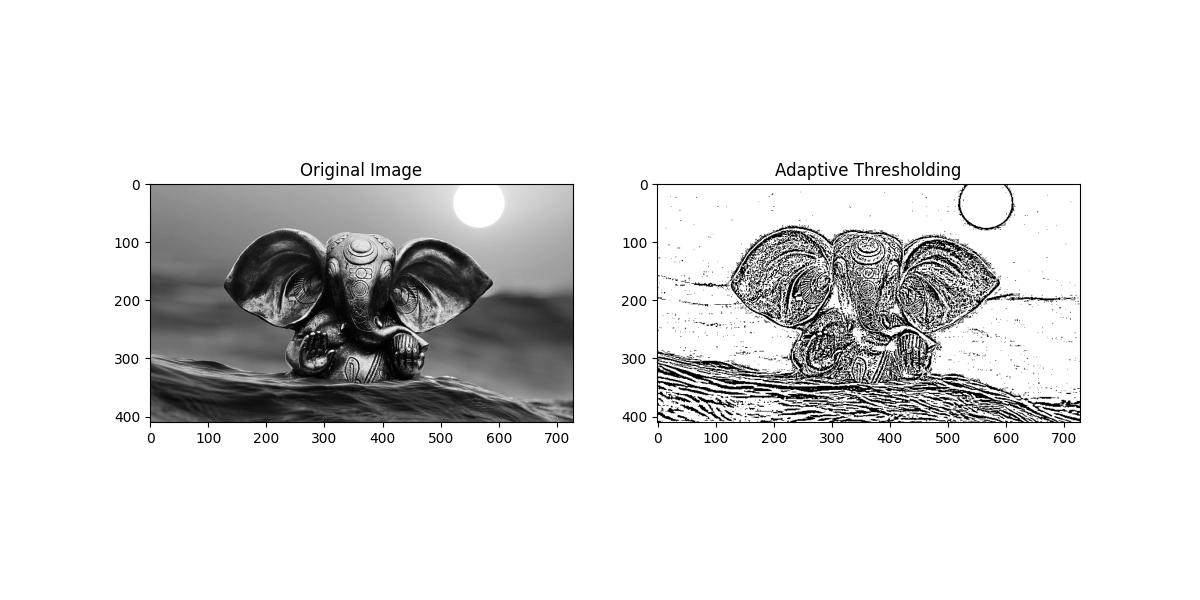

Python code for this plot:
import cv2
import numpy as np
import matplotlib.pyplot as plt

# Load the input image in grayscale
image = cv2.imread(r"/Users/chrisnikky/Downloads/helo.jpeg", cv2.IMREAD_GRAYSCALE)

# Check if the image is loaded correctly
if image is None:
    print("Error: Could not open or find the image.")
else:
    
    binary_image = cv2.adaptiveThreshold(image, 255, cv2.ADAPTIVE_THRESH_GAUSSIAN_C,
                                         cv2.THRESH_BINARY, 11, 2)

    # Display the original image and the binary image
    plt.figure(figsize=(12, 6))

    plt.subplot(1, 2, 1)
    plt.imshow(image, cmap='gray')
    plt.title('Original Image')

    plt.subplot(1, 2, 2)
    plt.imshow(binary_image, cmap='gray')
    plt.title('Adaptive Thresholding')

    plt.show()
